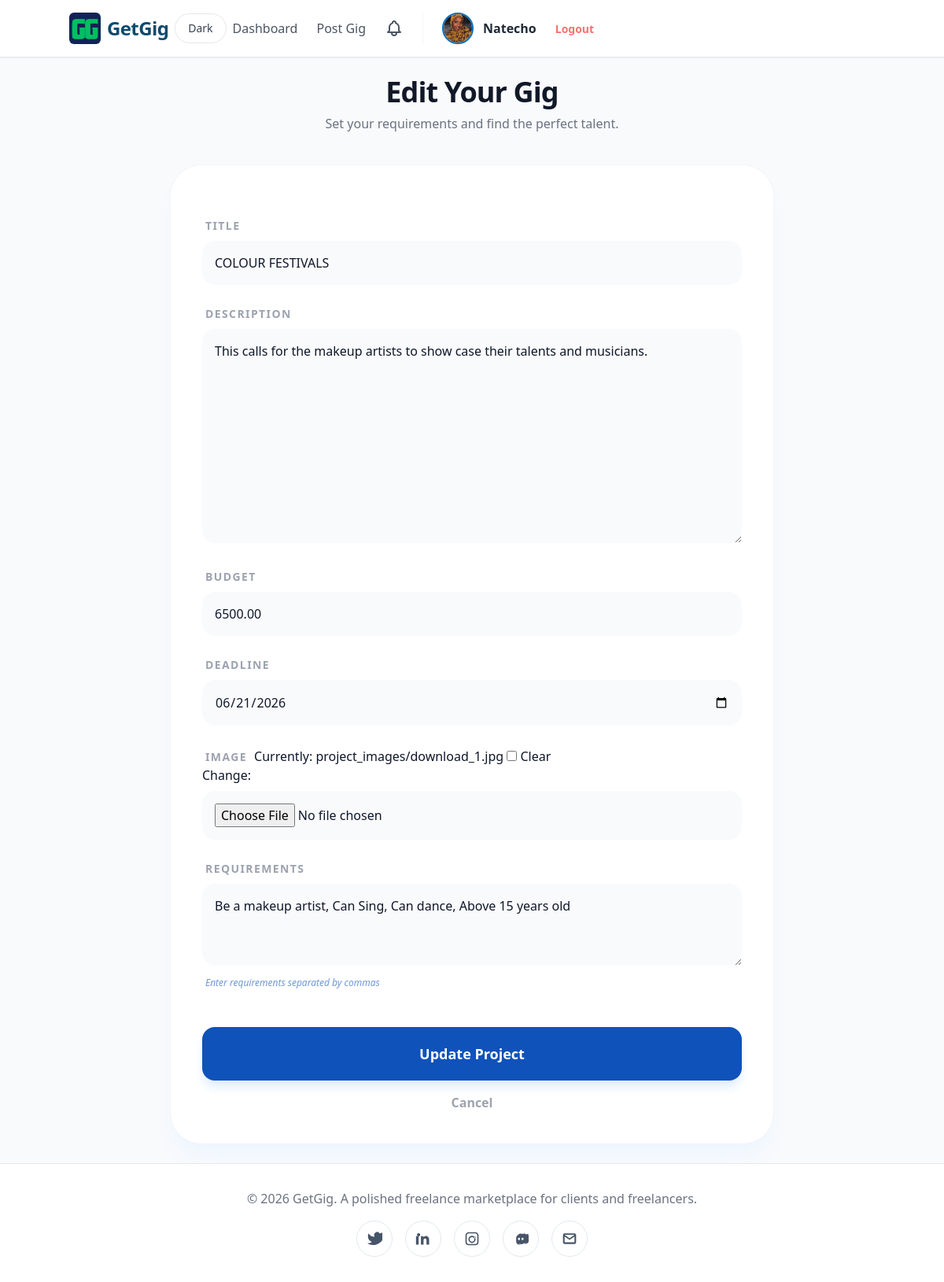
/projects/project/14/edit/ (signed in), run on the app's committed database.
### users/models.py (models this page shows, shortened)
class CustomUser(AbstractUser):
    USER_TYPE_CHOICES = (
        ('client', 'Client'),
        ('freelancer', 'Freelancer'),
    )
    user_type = models.CharField(max_length=10, choices=USER_TYPE_CHOICES, default='freelancer')
    profile_image = models.ImageField(upload_to='profiles/', default='profiles/default.png')
    bio = models.TextField(blank=True)
    profile_image = models.ImageField(upload_to='profiles/', blank=True, null=True)
    company_name = models.CharField(max_length=100, blank=True)
    skills = models.CharField(max_length=255, blank=True)

### projects/models.py (models this page shows, shortened)
class Project(models.Model):
    client = models.ForeignKey(settings.AUTH_USER_MODEL, on_delete=models.CASCADE, related_name='projects')
    title = models.CharField(max_length=200)
    description = models.TextField()
    budget = models.DecimalField(max_digits=10, decimal_places=2)
    deadline = models.DateField()
    created_at = models.DateTimeField(auto_now_add=True)
    image = models.ImageField(upload_to='project_images/', blank=True, null=True)
    requirements = models.JSONField(default=list, blank=True)
    status = models.CharField(
        max_length=20,
        choices=[('active', 'Active'), ('closed', 'Closed Early'), ('ended', 'Ended')],
        default='active'
    )

### projects/views.py (the view)
# urls.py: path('project/<int:project_id>/edit/', views.edit_project, name='edit_project'),
@login_required
def edit_project(request, project_id):
    project = get_object_or_404(Project, id=project_id, client=request.user)
    if request.method == 'POST':
        form = ProjectForm(request.POST, request.FILES, instance=project)
        if form.is_valid():
            raw_reqs = form.cleaned_data.get('requirements', '')
            project.requirements = [r.strip() for r in raw_reqs.split(',') if r.strip()]
            project.applications.exclude(status='archived').update(status='archived')
            form.save()
            return redirect('projects:client_dashboard')
    else:
        initial_reqs = ", ".join(project.requirements)
        form = ProjectForm(instance=project, initial={'requirements': initial_reqs})
    return render(request, 'clients/create_project.html', {'form': form, 'editing': True})

### projects/forms.py
class ProjectForm(forms.ModelForm):
    requirements = forms.CharField(
        widget=forms.Textarea(attrs={'rows': 3, 'placeholder': 'e.g. Above 18, Fluent in Python, English speaker...'}),
        help_text="Enter requirements separated by commas"
    )
    class Meta:
        model = Project
        fields = ['title', 'description', 'budget', 'deadline', 'image', 'requirements']
        widgets = {
            'deadline': forms.DateInput(attrs={'type': 'date'}),
        }
    def __init__(self, *args, **kwargs):
        super().__init__(*args, **kwargs)
        for field in self.fields.values():
            field.widget.attrs.update({'class': 'w-full p-4 bg-gray-50 border-none rounded-2xl focus:ring-2 focus:ring-ocean outline-none transition-all'})

### templates/clients/create_project.html (shortened to what this page needs)
{% extends 'base.html' %}
{% block content %}
<div class="max-w-3xl mx-auto">
    <div class="mb-10 text-center">
        <h1 class="text-4xl font-black text-gray-900 tracking-tight">
            {% if editing %}Edit Your Gig{% else %}Post a New Gig{% endif %}
        </h1>
        <p class="text-gray-500 mt-2">Set your requirements and find the perfect talent.</p>
    </div>
    <form method="POST" enctype="multipart/form-data" class="bg-white dark:bg-slate-900 p-10 rounded-[2.5rem] shadow-xl shadow-blue-50 border border-gray-100 dark:border-slate-700 space-y-6">
        {% for field in form %}
            <div class="space-y-2">
                <label class="text-sm font-black text-gray-400 dark:text-slate-400 uppercase tracking-widest px-1">
                    {{ field.label }}
                </label>
                {{ field }}
                {% if field.help_text %}
                    <p class="text-xs text-ocean/60 italic px-1">{{ field.help_text }}</p>
                {% endif %}
            </div>
        {% endfor %}
        <div class="pt-6">
            <button type="submit" class="w-full bg-ocean text-white py-5 rounded-2xl font-bold text-lg hover:bg-blue-700 transition-all transform hover:scale-[1.02] shadow-lg shadow-blue-100">
                {% if editing %}Update Project{% else %}Launch Project{% endif %}
            </button>
            <a href="{% url 'projects:client_dashboard' %}" class="block text-center mt-4 text-gray-400 dark:text-slate-400 font-bold hover:text-gray-600 dark:hover:text-slate-200 transition">
                Cancel
            </a>
        </div>
    </form>
</div>
{% endblock %}

### templates/base.html (shortened to what this page needs)
{% load static %}
{% load pwa %}
<!DOCTYPE html>
<html lang="en">
<head>
    <script src="https://cdn.tailwindcss.com"></script>
</head>
<body class="bg-slate-50 text-slate-900 min-h-screen flex flex-col transition-colors duration-300 dark:bg-slate-950 dark:text-slate-100">
    <nav class="bg-white border-b border-gray-200 p-4 shadow-sm transition-colors duration-300 dark:bg-slate-900 dark:border-slate-700">
        <div class="container mx-auto flex flex-wrap justify-between items-center gap-4">
            <div class="flex items-center space-x-2">
                <a href="/" class="flex items-center space-x-2">
                <img src="{% static 'images/logo.jpg' %}" alt="GetGig Logo" class="h-10 w-auto rounded-md">
                <span class="text-2xl font-bold text-[#0c4a6e] tracking-tight">GetGig</span>
            </a>
            <button id="theme-toggle" type="button" class="inline-flex items-center rounded-full border border-gray-200 bg-white px-4 py-2 text-sm text-gray-700 hover:bg-gray-100 transition-colors duration-200 dark:border-slate-700 dark:bg-slate-800 dark:text-slate-200 dark:hover:bg-slate-700">
                <span id="theme-toggle-text">Dark</span>
            </button>
            <div class="flex items-center space-x-6 font-medium text-gray-600 dark:text-slate-300">
                {% if user.is_authenticated %}
                    {% if user.user_type == 'freelancer' %}
                        <a href="{% url 'projects:freelancer_dashboard' %}" class="hover:text-mint">Marketplace</a>
                        <a href="{% url 'projects:my_bids' %}" class="hover:text-mint">My Bids</a>
                    {% else %}
                        <a href="{% url 'projects:client_dashboard' %}" class="hover:text-mint">Dashboard</a>
                        <a href="{% url 'projects:create_project' %}" class="hover:text-ocean">Post Gig</a>
                    {% endif %}
                    <a href="{% url 'users:notifications' %}" class="text-gray-600 dark:text-slate-300 hover:text-blue-600 relative">
                    </a>
                    <a href="{% url 'users:edit_profile' %}" class="flex items-center space-x-3 group border-l pl-6 border-gray-100 dark:border-slate-700">
                        {% if user.profile_image %}
                            <img src="{{ user.profile_image.url }}" class="w-10 h-10 rounded-full object-cover border-2 border-[#0C6FBD] group-hover:border-mint transition shadow-sm">
                        {% else %}
                            <div class="w-10 h-10 rounded-full bg-[#0C6FBD] text-white flex items-center justify-center font-bold shadow-sm group-hover:bg-blue-700 transition">
                                {{ user.username|first|upper }}
                            </div>
                        {% endif %}
                        <span class="font-bold text-gray-800 dark:text-slate-100 hidden md:inline">{{ user.username }}</span>
                    </a>
                    <form action="{% url 'logout' %}" method="post" class="inline">
                        <button type="submit" class="text-sm font-bold text-red-400 hover:text-red-600 transition">Logout</button>
                    </form>
                {% else %}
                    <a href="{% url 'login' %}" class="hover:text-ocean">Login</a>
                    <a href="{% url 'users:register' %}" class="bg-[#0F52BA] hover:bg-blue-700 text-white px-6 py-2 rounded-lg transition shadow-md">
                        Join GetGig
                    </a>
                {% endif %}
            </div>
        </div>
    </nav>
    <div class="container mx-auto p-6 flex-grow">
        {% block content %}{% endblock %}
    </div>
    <footer class="bg-white border-t border-gray-200 p-8 text-center text-gray-500 transition-colors duration-300 dark:bg-slate-900 dark:border-slate-700 dark:text-slate-400">
        <div class="max-w-6xl mx-auto space-y-4">
            <p>© 2026 GetGig. A polished freelance marketplace for clients and freelancers.</p>
            <div class="flex flex-wrap justify-center gap-4 text-slate-600 dark:text-slate-400">
                <a href="https://twitter.com/getgighq" class="inline-flex items-center justify-center rounded-full border border-slate-200 p-3 transition hover:border-ocean hover:text-ocean dark:border-slate-700 dark:hover:text-mint" aria-label="Twitter">
                    <svg xmlns="http://www.w3.org/2000/svg" viewBox="0 0 24 24" class="h-5 w-5" fill="currentColor"><path d="M23 3a10.9 10.9 0 01-3.14.86A4.48 4.48 0 0012 8.12v1A10.66 10.66 0 013 4s-4 9 5 13a11.64 11.64 0 01-7 2c13 8 27-4 27-15.5a4.5 4.5 0 00-.08-.83A7.72 7.72 0 0023 3z"/></svg>
                </a>
                <a href="https://www.linkedin.com/company/getgig-connect" class="inline-flex items-center justify-center rounded-full border border-slate-200 p-3 transition hover:border-ocean hover:text-ocean dark:border-slate-700 dark:hover:text-mint" aria-label="LinkedIn">
                    <svg xmlns="http://www.w3.org/2000/svg" viewBox="0 0 24 24" class="h-5 w-5" fill="currentColor"><path d="M4.98 3.5a2.5 2.5 0 11-.02 0zm.02 4.5H1V21h4V8zm7.5 0h-4v13h4v-6.5c0-3.5 4.5-3.8 4.5 0V21h4v-7.5c0-7.25-7.5-7-8.5-3.25V8z"/></svg>
                </a>
                <a href="https://www.instagram.com/getgig.studio" class="inline-flex items-center justify-center rounded-full border border-slate-200 p-3 transition hover:border-ocean hover:text-ocean dark:border-slate-700 dark:hover:text-mint" aria-label="Instagram">
                </a>
                <a href="https://discord.gg/getgig-community" class="inline-flex items-center justify-center rounded-full border border-slate-200 p-3 transition hover:border-ocean hover:text-ocean dark:border-slate-700 dark:hover:text-mint" aria-label="Discord">
                </a>
                <a href="mailto:hello@getgig.com" class="inline-flex items-center justify-center rounded-full border border-slate-200 p-3 transition hover:border-ocean hover:text-ocean dark:border-slate-700 dark:hover:text-mint" aria-label="Email">
                    <svg xmlns="http://www.w3.org/2000/svg" viewBox="0 0 24 24" class="h-5 w-5" fill="currentColor"><path d="M2 6.5A2.5 2.5 0 014.5 4h15A2.5 2.5 0 0122 6.5v11A2.5 2.5 0 0119.5 20h-15A2.5 2.5 0 012 17.5v-11zm2.5-.5L12 11.5 19.5 6H4.5zm0 2.75V17.5h15V8.75l-7.5 5-7.5-5z"/></svg>
                </a>
            </div>
        </div>
    </footer>
</body>
</html>

### templates/base.html (style rules this page uses)
input, select, textarea { transition: background-color 0.2s ease, color 0.2s ease, border-color 0.2s ease; }
input, select, textarea { background-color: #ffffff; color: #0f172a; border-color: #cbd5e1; }

### data on the page
CustomUser: profile_image (picture), username "Natecho"
Project: form "COLOUR FESTIVALS" "This calls for the makeup artists to show case their talents and musicians." "6500.00" "06/21/2026" "Be a makeup artist, Can Sing, Can dance, Above 15 years old"

### other printed values
{{ field.label }} "TITLE" "DESCRIPTION" "BUDGET" "DEADLINE" "IMAGE" "REQUIREMENTS"
{{ field.help_text }} "Enter requirements separated by commas"
